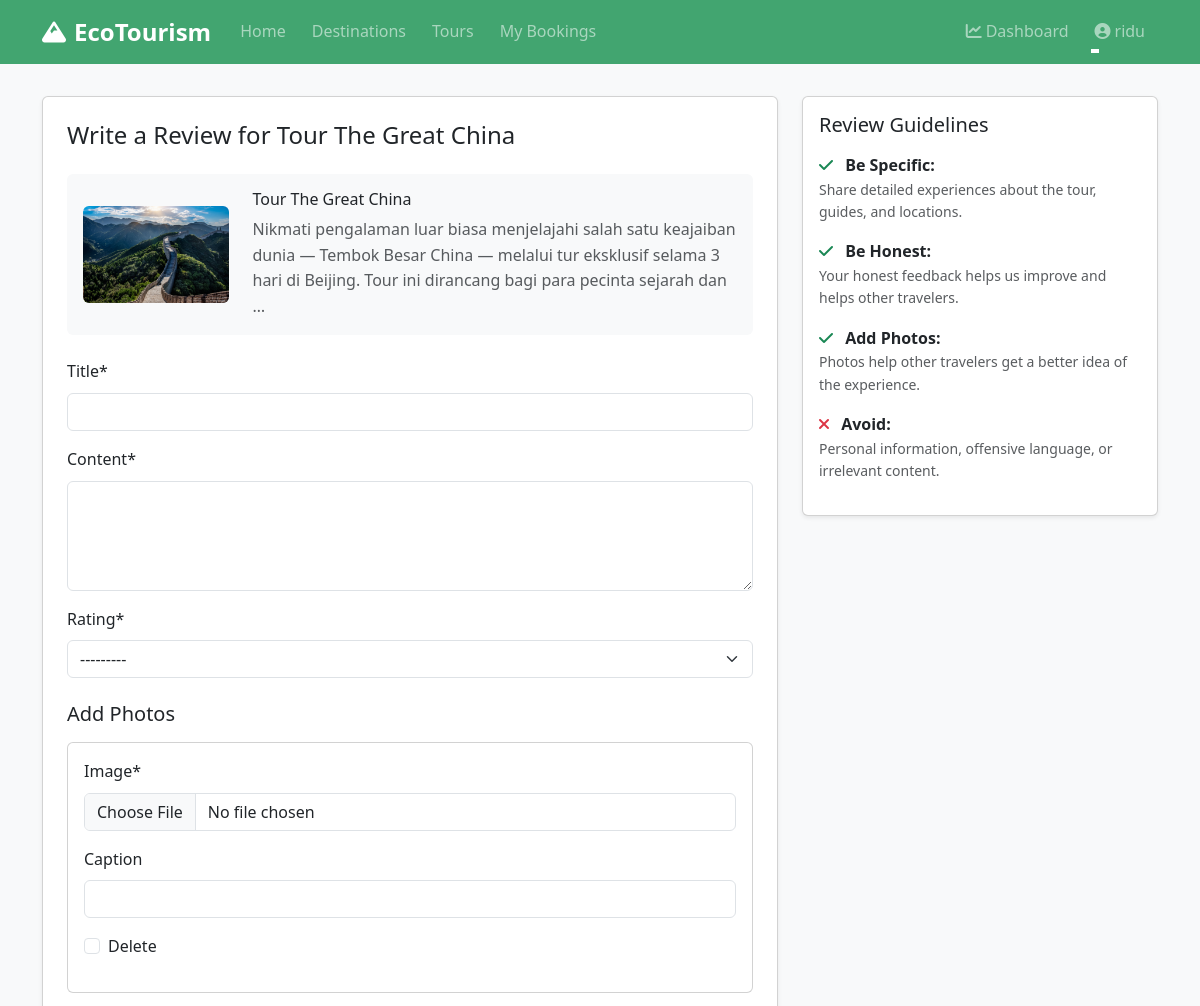
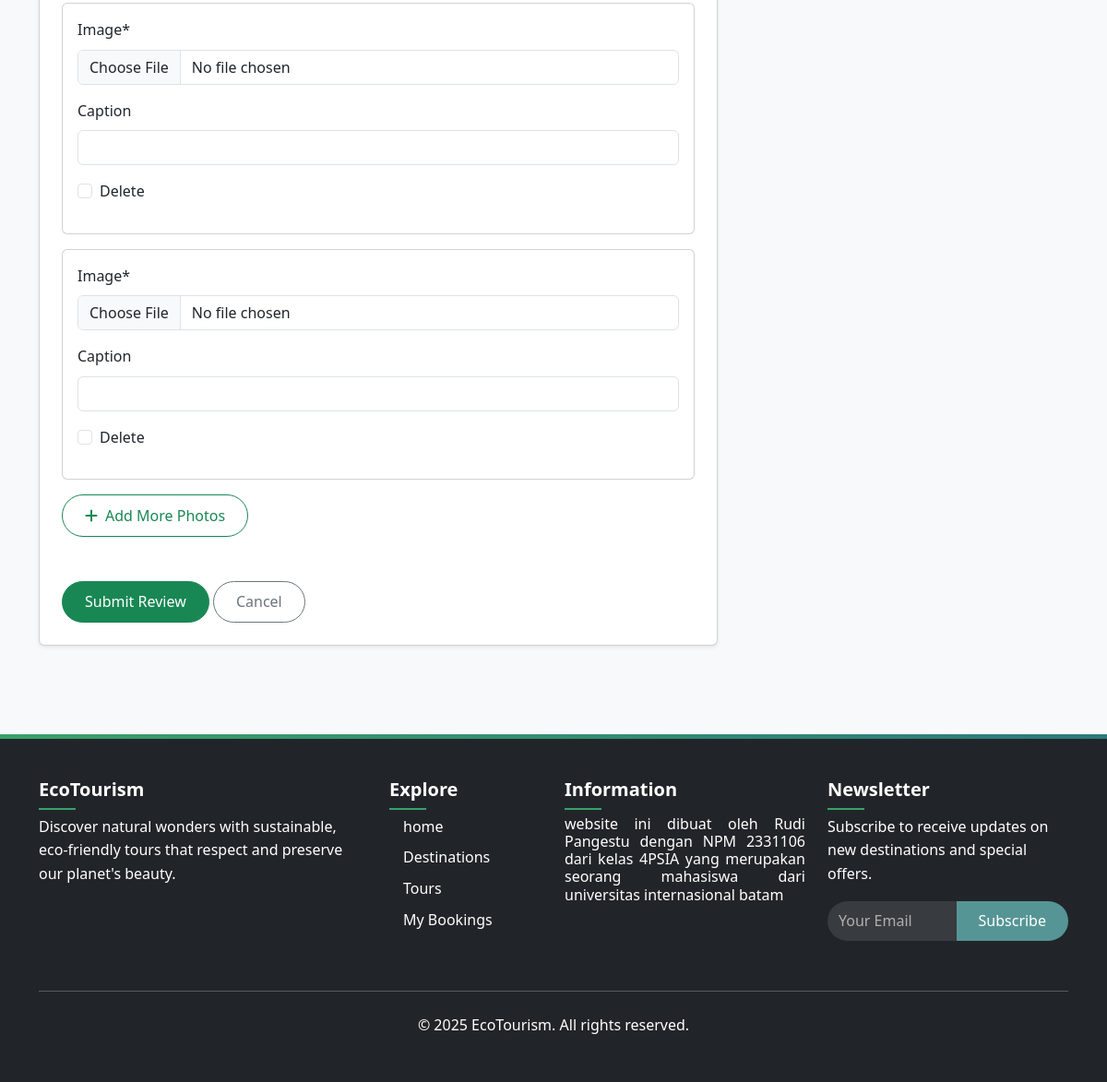
Page /reviews/tour/create/3/ (signed in) on the committed database (2 pictures, top to bottom).
### tours/models.py (models this page shows, shortened)
class Tour(models.Model):
    DIFFICULTY_CHOICES = (
        ('easy', 'Easy'),
        ('moderate', 'Moderate'),
        ('challenging', 'Challenging'),
        ('difficult', 'Difficult'),
    )
    name = models.CharField(max_length=255)
    slug = models.SlugField(unique=True, max_length=255)
    category = models.ForeignKey(TourCategory, on_delete=models.CASCADE, related_name='tours')
    destinations = models.ManyToManyField(Destination, related_name='tours')
    description = models.TextField()
    itinerary = models.TextField()
    duration = models.PositiveIntegerField(help_text="Duration in days")
    group_size = models.PositiveIntegerField(help_text="Maximum group size")
    difficulty = models.CharField(max_length=20, choices=DIFFICULTY_CHOICES)
    price = models.DecimalField(max_digits=10, decimal_places=2)
    discount_price = models.DecimalField(max_digits=10, decimal_places=2, null=True, blank=True)
    included = models.TextField(help_text="What's included in the tour")
    not_included = models.TextField(help_text="What's not included in the tour")
    featured_image = models.ImageField(upload_to='tours/')
    created_at = models.DateTimeField(auto_now_add=True)
    updated_at = models.DateTimeField(auto_now=True)
    is_active = models.BooleanField(default=True)
    is_featured = models.BooleanField(default=False)
    class Meta:
        ordering = ['-is_featured', 'name']

### reviews/views.py (the view)
# urls.py: path('tour/create/<int:tour_id>/', views.create_tour_review, name='create_tour_review'),
@login_required
def create_tour_review(request, tour_id):
    tour = get_object_or_404(Tour, id=tour_id)
    if TourReview.objects.filter(user=request.user, tour=tour).exists():
        messages.error(request, 'You have already reviewed this tour.')
        return redirect('tour_reviews', tour_id=tour.id)
    if request.method == 'POST':
        form = TourReviewForm(request.POST)
        formset = ReviewImageFormSet(request.POST, request.FILES)
        if form.is_valid() and formset.is_valid():
            review = form.save(commit=False)
            review.user = request.user
            review.tour = tour
            review.save()
            images = formset.save(commit=False)
            for image in images:
                image.tour_review = review
                image.save()
            messages.success(request, 'Your review has been submitted')
            return redirect('tour_reviews', tour_id=tour.id)
    else:
        form = TourReviewForm()
        formset = ReviewImageFormSet()
    return render(request, 'reviews/create_tour_review.html', {
        'form': form,
        'formset': formset,
        'tour': tour,
    })

### reviews/forms.py
class TourReviewForm(forms.ModelForm):
    class Meta:
        model = TourReview
        fields = ['title', 'content', 'rating']
        widgets = {
            'content': forms.Textarea(attrs={'rows': 4, 'class': 'form-control'}),
            'rating': forms.Select(attrs={'class': 'form-control'}),
        }

### templates/reviews/create_tour_review.html (shortened to what this page needs)
{% extends "base.html" %}
{% load crispy_forms_tags %}
{% block content %}
<div class="container py-5">
    <div class="row justify-content-center">
        <div class="col-lg-8">
            <div class="card shadow-sm">
                <div class="card-body p-4">
                    <h2 class="h4 mb-4">Write a Review for {{ tour.name }}</h2>
                    <div class="bg-light p-3 rounded mb-4">
                        <div class="row align-items-center">
                            <div class="col-md-3">
                                <img src="{{ tour.featured_image.url }}" class="img-fluid rounded" alt="{{ tour.name }}">
                            </div>
                            <div class="col-md-9">
                                <h3 class="h6 mb-2">{{ tour.name }}</h3>
                                <p class="text-muted mb-0">{{ tour.description|truncatewords:30 }}</p>
                            </div>
                        </div>
                    </div>
                    <form method="post" enctype="multipart/form-data">
                        {{ form|crispy }}
                        <h3 class="h5 mt-4 mb-3">Add Photos</h3>
                        <div id="images-container">
                            {% for form in formset %}
                            <div class="image-form mb-3">
                                <div class="card">
                                    <div class="card-body">
                                        {{ form|crispy }}
                                    </div>
                                </div>
                            </div>
                            {% endfor %}
                        </div>
                        <button type="button" id="add-image" class="btn btn-outline-success mb-4">
                            <i class="fas fa-plus me-2"></i>Add More Photos
                        </button>
                        <div class="mt-4">
                            <button type="submit" class="btn btn-success">Submit Review</button>
                            <a href="{% url 'tour_detail' tour.slug %}" class="btn btn-outline-secondary">Cancel</a>
                        </div>
                    </form>
                </div>
            </div>
        </div>
        <div class="col-lg-4">
            <div class="card shadow-sm">
                <div class="card-body">
                    <h3 class="h5 mb-3">Review Guidelines</h3>
                    <ul class="list-unstyled mb-0">
                        <li class="mb-3">
                            <i class="fas fa-check text-success me-2"></i>
                            <strong>Be Specific:</strong>
                            <p class="text-muted small mb-0">Share detailed experiences about the tour, guides, and locations.</p>
                        </li>
                        <li class="mb-3">
                            <i class="fas fa-check text-success me-2"></i>
                            <strong>Be Honest:</strong>
                            <p class="text-muted small mb-0">Your honest feedback helps us improve and helps other travelers.</p>
                        </li>
                        <li class="mb-3">
                            <i class="fas fa-check text-success me-2"></i>
                            <strong>Add Photos:</strong>
                            <p class="text-muted small mb-0">Photos help other travelers get a better idea of the experience.</p>
                        </li>
                        <li class="mb-3">
                            <i class="fas fa-times text-danger me-2"></i>
                            <strong>Avoid:</strong>
                            <p class="text-muted small mb-0">Personal information, offensive language, or irrelevant content.</p>
                        </li>
                    </ul>
                </div>
            </div>
        </div>
    </div>
</div>
{% endblock %}

### templates/base.html (shortened to what this page needs)
{% load static %}
<!DOCTYPE html>
<html lang="en">
<head>
    <link rel="stylesheet" href="https://cdn.jsdelivr.net/npm/bootstrap@5.3.0/dist/css/bootstrap.min.css">
    <link rel="stylesheet" href="https://cdnjs.cloudflare.com/ajax/libs/font-awesome/6.0.0/css/all.min.css">
    <link rel="stylesheet" href="https://cdnjs.cloudflare.com/ajax/libs/animate.css/4.1.1/animate.min.css">
    <link rel="stylesheet" href="{% static 'css/style.css' %}">
</head>
<body>
<header class="kepala mb-5">
    <nav class="navbar navbar-expand-lg navbar-dark fixed-top animate__animated animate__slideInDown animate__faster">
        <div class="container">
            <a class="navbar-brand animate__animated animate__zoomIn" href="{% url 'home' %}">
                <i class="fas fa-mountain me-2"></i>EcoTourism
            </a>
            <div class="collapse navbar-collapse" id="navbarMain">
                <ul class="navbar-nav me-auto">
                    <li class="nav-item">
                        <a class="nav-link" href="{% url 'home' %}">Home</a>
                    </li>
                    <li class="nav-item">
                        <a class="nav-link" href="{% url 'destination_list' %}">Destinations</a>
                    </li>
                    <li class="nav-item">
                        <a class="nav-link" href="{% url 'tour_list' %}">Tours</a>
                    </li>
                    {% if user.is_authenticated %}
                    <li class="nav-item">
                        <a class="nav-link" href="{% url 'booking_list' %}">My Bookings</a>
                    </li>
                    {% endif %}
                </ul>
                <div class="navbar-nav">
                    {% if user.is_authenticated %}
                        {% if user.is_staff %}
                        <a class="nav-link" href="{% url 'dashboard' %}">
                            <i class="fas fa-chart-line me-1"></i>Dashboard
                        </a>
                        {% endif %}
                        <div class="nav-item dropdown">
                            <a class="nav-link dropdown-toggle" href="#" id="userDropdown" role="button" data-bs-toggle="dropdown">
                                <i class="fas fa-user-circle me-1"></i>{{ user.username }}
                            </a>
                        </div>
                    {% endif %}
                </div>
            </div>
        </div>
    </nav>
</header>
    <main style="min-height: 60vh;">
        {% block content %}{% endblock %}
    </main>
    <footer class="bg-dark text-white py-5 mt-5">
        <div class="container">
            <div class="row">
                <div class="col-md-4 mb-4">
                    <h5 class="mb-3">EcoTourism</h5>
                    <p>Discover natural wonders with sustainable, eco-friendly tours that respect and preserve our planet's beauty.</p>
                </div>
                <div class="col-md-2 mb-4">
                    <h5 class="mb-3">Explore</h5>
                    <ul class="list-unstyled">
                        <li class="mb-2"><a href="{% url 'home' %}" class="text-white text-decoration-none">home</a></li>
                        <li class="mb-2"><a href="{% url 'destination_list' %}" class="text-white text-decoration-none">Destinations</a></li>
                        <li class="mb-2"><a href="{% url 'tour_list' %}" class="text-white text-decoration-none">Tours</a></li>
                        <li><a href="{% url 'booking_list' %}" class="text-white text-decoration-none">My Bookings</a></li>
                    </ul>
                </div>
                <div class="col-md-3 mb-4">
                    <h5 class="mb-3">Information</h5>
                    <h6 class="text-justify"> website ini dibuat oleh Rudi Pangestu dengan NPM 2331106 dari kelas 4PSIA yang merupakan seorang mahasiswa dari universitas internasional batam </h6>
                </div>
                <div class="col-md-3">
                    <h5 class="mb-3">Newsletter</h5>
                    <p>Subscribe to receive updates on new destinations and special offers.</p>
                    <form>
                        <div class="input-group mb-3">
                            <input type="email" class="form-control" placeholder="Your Email">
                            <button class="btn btn-primary" type="submit">Subscribe</button>
                        </div>
                    </form>
                </div>
            </div>
            <hr class="my-4">
            <div class="text-center">
                <p class="mb-0">&copy; 2025 EcoTourism. All rights reserved.</p>
            </div>
        </div>
    </footer>
</body>
</html>

### static/css/style.css (style rules this page uses)
:root { --primary-color: #38a169; --secondary-color: #2c7a7b; --dark-color: #2d3748; --light-color: #f8f9fa; --gray-color: #4a5568; }
body { font-family: 'Segoe UI', Tahoma, Geneva, Verdana, sans-serif; background-color: var(--light-color); color: var(--dark-color); line-height: 1.6; overflow-x: hidden; }
.navbar { transition: all 0.4s ease; }
.navbar-brand { font-weight: 700; font-size: 1.5rem; transition: all 0.3s ease; }
.nav-link { position: relative; margin: 0 5px; font-weight: 500; transition: all 0.3s ease; }
.nav-link:after { content: ''; display: block; width: 0; height: 2px; background: #fff; transition: width .3s; position: absolute; bottom: 0; left: 0; }
footer { background-color: var(--dark-color); position: relative; color: white; padding: 40px 0; }
footer::before { content: ''; position: absolute; top: 0; left: 0; right: 0; height: 5px; background: linear-gradient(to right, var(--primary-color), var(--secondary-color)); }
footer h5 { position: relative; display: inline-block; margin-bottom: 1.5rem; font-weight: 600; }
footer h5::after { content: ''; position: absolute; left: 0; bottom: -10px; width: 40px; height: 2px; background-color: var(--primary-color); }
footer .list-unstyled li { margin-bottom: 0.8rem; transition: all 0.3s ease; }
footer .list-unstyled li a { position: relative; padding-left: 15px; color: white; text-decoration: none; }
footer .list-unstyled li a::before { content: '→'; position: absolute; left: 0; top: 0; opacity: 0; transition: all 0.3s ease; }
footer .form-control { background-color: rgba(255, 255, 255, 0.1); border: none; color: white; border-radius: 50px 0 0 50px; }
footer .form-control::placeholder { color: rgba(255, 255, 255, 0.7); }
.btn { border-radius: 4px; padding: 8px 16px; font-weight: 500; transition: all 0.3s ease; }
.btn-primary { background-color: var(--secondary-color); border: none; }

### templates/base.html (style rules this page uses)
:root { --primary-color: #38a169; --secondary-color: #2c7a7b; --dark-color: #2d3748; --light-color: #f8f9fa; --gray-color: #4a5568; }
body { font-family: 'Segoe UI', Tahoma, Geneva, Verdana, sans-serif; color: var(--dark-color); overflow-x: hidden; }
.navbar { transition: all 0.4s ease; }
.nav-link { position: relative; margin: 0 5px; font-weight: 500; transition: all 0.3s ease; }
.nav-link:after { content: ''; display: block; width: 0; height: 2px; background: #fff; transition: width .3s; position: absolute; bottom: 0; left: 0; }
footer { background-color: var(--dark-color); position: relative; }
footer::before { content: ''; position: absolute; top: 0; left: 0; right: 0; height: 5px; background: linear-gradient(to right, var(--primary-color), var(--secondary-color)); }
footer h5 { position: relative; display: inline-block; margin-bottom: 1.5rem; font-weight: 600; }
footer h5::after { content: ''; position: absolute; left: 0; bottom: -10px; width: 40px; height: 2px; background-color: var(--primary-color); }
footer .list-unstyled li { margin-bottom: 0.8rem; transition: all 0.3s ease; }
footer .list-unstyled li a { position: relative; padding-left: 15px; }
footer .list-unstyled li a::before { content: '→'; position: absolute; left: 0; top: 0; opacity: 0; transition: all 0.3s ease; }
footer .form-control { background-color: rgba(255, 255, 255, 0.1); border: none; color: white; border-radius: 50px 0 0 50px; }
footer .form-control::placeholder { color: rgba(255, 255, 255, 0.6); }
footer .btn { border-radius: 0 50px 50px 0; }
.btn { border-radius: 50px; padding: 0.6rem 1.5rem; transition: all 0.3s ease; position: relative; overflow: hidden; font-weight: 500; }
.btn::after { content: ''; position: absolute; bottom: 0; left: 0; width: 100%; height: 100%; background-color: rgba(255, 255, 255, 0.2); z-index: -2; }
.btn::before { content: ''; position: absolute; bottom: 0; left: 0; width: 0%; height: 100%; background-color: rgba(0, 0, 0, 0.1); transition: all 0.3s; z-index: -1; }
.navbar-expand-lg { background-color: rgba(56, 161, 105, 0.95) !important; }
.text-justify { text-align: justify; }

### rows in the picture
Tour: name "Tour The Great China", featured_image (picture), description "Nikmati pengalaman luar biasa menjelajahi salah satu keajaiban dunia — Tembok Besar China — melalui tur eksklusif selama 3 hari di Beijing. Tour ini dirancang bagi para pecinta sejarah dan …"

### other values in the picture
{{ user.username }} "ridu"
